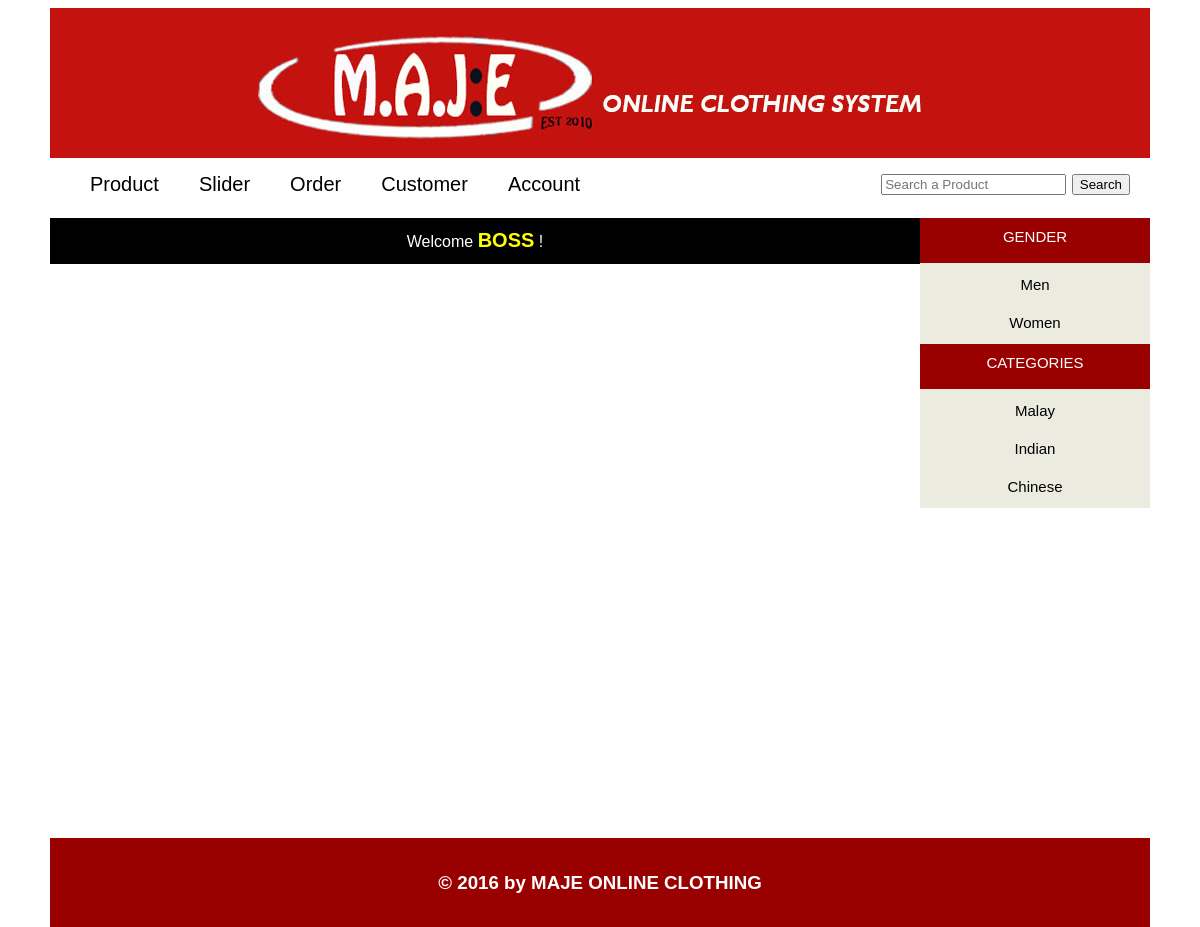
Screenshot of /admin_area/edit.php (signed in) with the database file from the repository.
### tables this page shows
CREATE TABLE `category` (
  `cat_id` int(255) NOT NULL,
  `cat_name` varchar(255) NOT NULL
);

### admin_area/interface.php (the view, shortened to what this page needs)
<?php
function header_menu(){
	echo'<div class="header">
			<a href="index.php"><img id="logo" src="../css/logo.png"  width="1100" height="150"/></a>
		</div>';
}
function header_menubar(){
	echo'<div class="menubar">
			<div class="menu"><a href="index.php">Product</a></div>
			<div class="menu"><a href="slide.php">Slider</a></div>
			<div class="menu"><a href="order.php">Order</a></div>
			<div class="menu"><a href="customer.php">Customer</a></div>
			<div class="menu"><a href="account.php">Account</a></div>';
}
function sidebar(){
	if(isset($_GET['gender']) AND isset($_GET['category'])){
		$gender=$_GET['gender'];
		$category=$_GET['category'];
		if($gender=="Men"){
			echo'<div class="sidebar_title">GENDER</div>
					<div class="sidebar_item">
						<a href="index.php?gender=Men&category='.$category.'"><b><font color="#FF8C00">Men</font></b></a>
					</div>
					<div class="sidebar_item">
						<a href="index.php?gender=Women&category='.$category.'">Women</a>
					</div>
				<div class="sidebar_title">CATEGORIES</div>';
		}
		else if($gender=="Women"){
			echo'<div class="sidebar_title">GENDER</div>
					<div class="sidebar_item">
						<a href="index.php?gender=Men&category='.$category.'">Men</a>
					</div>
					<div class="sidebar_item">
						<a href="index.php?gender=Women&category='.$category.'"><b><font color="#FF8C00">Women</font></b></a>
					</div>
				<div class="sidebar_title">CATEGORIES</div>';
		}
		else{
			echo'<div class="sidebar_title">GENDER</div>
					<div class="sidebar_item">
						<a href="index.php?gender=Men&category='.$category.'">Men</a>
					</div>
					<div class="sidebar_item">
						<a href="index.php?gender=Women&category='.$category.'">Women</a>
					</div>
				<div class="sidebar_title">CATEGORIES</div>';
		}
		include('../dbconnect.php');
		$sql = "select * from category";
		$run_pro = mysql_query($sql);
		while($row_pro=mysql_fetch_array($run_pro))
		{
			$cat_name = $row_pro['cat_name'];
			if($category==$cat_name){
				echo'<div class="sidebar_item">
						<a href="index.php?gender='.$gender.'&category='.$cat_name.'"><b><font color="#FF8C00">'.$cat_name.'</font></b></a>
					</div>';
			}
			else{
				echo'<div class="sidebar_item">
						<a href="index.php?gender='.$gender.'&category='.$cat_name.'">'.$cat_name.'</a>
					</div>';
			}
		}
		mysql_close($con);
	}
	else{
		echo'<div class="sidebar_title">GENDER</div>
				<div class="sidebar_item">
					<a href="index.php?gender=Men&category=">Men</a>
				</div>
				<div class="sidebar_item">
					<a href="index.php?gender=Women&category=">Women</a>
				</div>
			<div class="sidebar_title">CATEGORIES</div>';
			$sql = "select * from category";
			$run_pro = mysql_query($sql);
			while($row_pro=mysql_fetch_array($run_pro))
			{
				$cat_name = $row_pro['cat_name'];
				echo'<div class="sidebar_item">
						<a href="index.php?gender=&category='.$cat_name.'">'.$cat_name.'</a>
					</div>';
			}
	}
}
function footer(){
	echo'<div class="footer">
			<h3>&copy; 2016 by MAJE ONLINE CLOTHING</h3>
		</div>';
}
?>

### css/MAJE.css (style rules this page uses)
.header { width:1100px; height:150px; }
.menubar { width:1100px; height:50px; background: white; font-size: 20px; }
.menu { float:left; color:black; font-size:20; font-family:Sans-serif; padding-top:15px; padding-left:40px; }
.sidebar_title { background:#990000; color:white; font-size:15px; font-family: Sans-serif; padding:10px; height: 25px; text-decoration:none; text-align: center; }
a { color: inherit; text-decoration:none; }
.sidebar_item { color:black; padding:8px; margin:5px; font-size:15px; font-family:Sans-serif; text-align: center; }
.footer { width:1100px; background:#990000; margin-top:20px; padding-top:15px; padding-bottom:15px; text-align:center; color:#ffffff; float:left; }

### rows the page displays
category: cat_name "Malay"
category: cat_name "Indian"
category: cat_name "Chinese"
